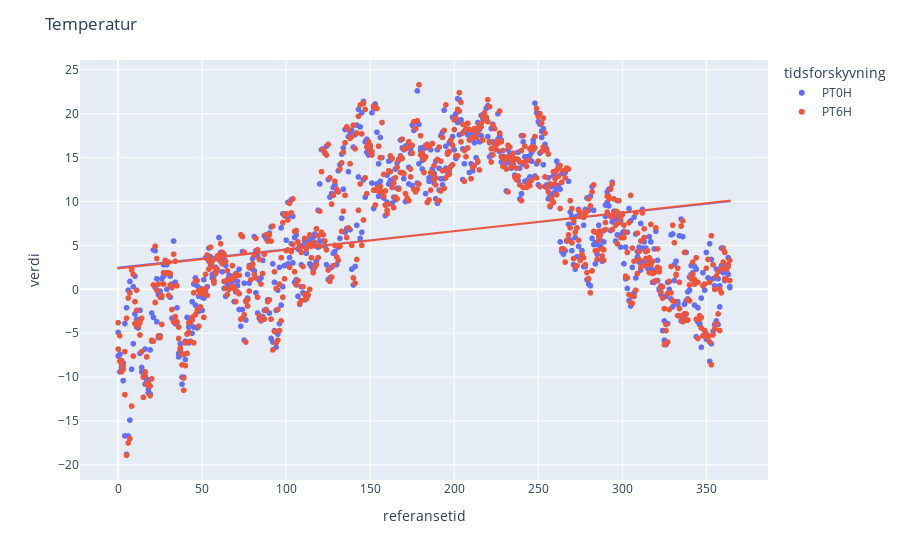

The cell this chart's notebook holds for it:
### Markdown cell above
# Ulike visualiseringer

### Tidsforskyvning og verdi

Jobber med å visualisere de forskjellige tidsforskyvningene og temperaturene. Plottet er interaktivt og det kan zoomes inn. I tillegg til at du selv kan velge om det skal farge tidsforskyvningen eller verdien.

### Code cell
def plot():
    # Lager interaktivt plot
    fig = px.scatter(clean_temp, 
                    x= 'referansetid', 
                    y= 'verdi', 
                    color= 'tidsforskyvning', 
                    trendline= 'ols'
                    )

    fig.update_layout(title=dict(text='Temperatur')
    )
    fig.show()


plot()
#widgets.interact(plot, pick_color=['tidsforskyvning', 'verdi'])

### Figure 1 — Plotly figure (JSON) as saved in the notebook; plotly's stock layout.template omitted (floating-point values rounded to 4 significant figures; data arrays with more than 128 entries replaced by an {"elided": "..."} marker saying what was removed)
{"data": [{"hovertemplate": "tidsforskyvning=PT0H<br>referansetid=%{x}<br>verdi=%{y}<extra></extra>", "legendgroup": "PT0H", "marker": {"color": "#636efa", "symbol": "circle"}, "mode": "markers", "name": "PT0H", "showlegend": true, "type": "scattergl", "x": {"elided": "730 int values"}, "xaxis": "x", "y": {"elided": "730 float values"}, "yaxis": "y"}, {"hovertemplate": "<b>OLS trendline</b><br>verdi = 0.0207817 * referansetid + 2.46937<br>R<sup>2</sup>=0.074549<br><br>tidsforskyvning=PT0H<br>referansetid=%{x}<br>verdi=%{y} <b>(trend)</b><extra></extra>", "legendgroup": "PT0H", "marker": {"color": "#636efa", "symbol": "circle"}, "mode": "lines", "name": "PT0H", "showlegend": false, "type": "scattergl", "x": {"elided": "730 int values"}, "xaxis": "x", "y": {"elided": "730 float values"}, "yaxis": "y"}, {"hovertemplate": "tidsforskyvning=PT6H<br>referansetid=%{x}<br>verdi=%{y}<extra></extra>", "legendgroup": "PT6H", "marker": {"color": "#EF553B", "symbol": "circle"}, "mode": "markers", "name": "PT6H", "showlegend": true, "type": "scattergl", "x": {"elided": "730 int values"}, "xaxis": "x", "y": {"elided": "730 float values"}, "yaxis": "y"}, {"hovertemplate": "<b>OLS trendline</b><br>verdi = 0.021222 * referansetid + 2.37623<br>R<sup>2</sup>=0.077159<br><br>tidsforskyvning=PT6H<br>referansetid=%{x}<br>verdi=%{y} <b>(trend)</b><extra></extra>", "legendgroup": "PT6H", "marker": {"color": "#EF553B", "symbol": "circle"}, "mode": "lines", "name": "PT6H", "showlegend": false, "type": "scattergl", "x": {"elided": "730 int values"}, "xaxis": "x", "y": {"elided": "730 float values"}, "yaxis": "y"}], "layout": {"legend": {"title": {"text": "tidsforskyvning"}, "tracegroupgap": 0}, "margin": {"t": 60}, "title": {"text": "Temperatur"}, "xaxis": {"anchor": "y", "domain": [0, 1], "title": {"text": "referansetid"}}, "yaxis": {"anchor": "x", "domain": [0, 1], "title": {"text": "verdi"}}}}
